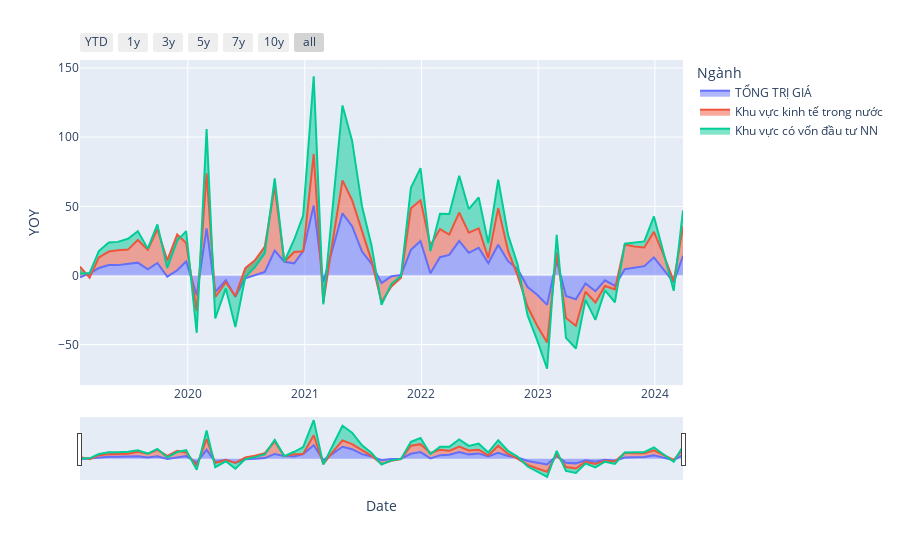

This figure's notebook cell:
### Code cell
import pandas as pd
import plotly.express as px
import plotly.graph_objects as go

df_show = dfs_xk[
    (
        (dfs_xk["Ngành"] == "TỔNG TRỊ GIÁ")
        | (dfs_xk["Ngành"] == "Khu vực kinh tế trong nước")
        | (dfs_xk["Ngành"] == "Khu vực có vốn đầu tư NN")
    )
    & (dfs_xk["Date"] > "2015-01-01")
]

fig = px.area(df_show, x="Date", y="YOY", color="Ngành")

fig.update_xaxes(
    rangeslider_visible=True,
    rangeselector=dict(
        buttons=[
            dict(count=1, label="YTD", step="year", stepmode="todate"),
            dict(count=1, label="1y", step="year", stepmode="backward"),
            dict(count=3, label="3y", step="year", stepmode="backward"),
            dict(count=5, label="5y", step="year", stepmode="backward"),
            dict(count=7, label="7y", step="year", stepmode="backward"),
            dict(count=10, label="10y", step="year", stepmode="backward"),
            dict(step="all"),
        ]
    ),
)

fig.show()
